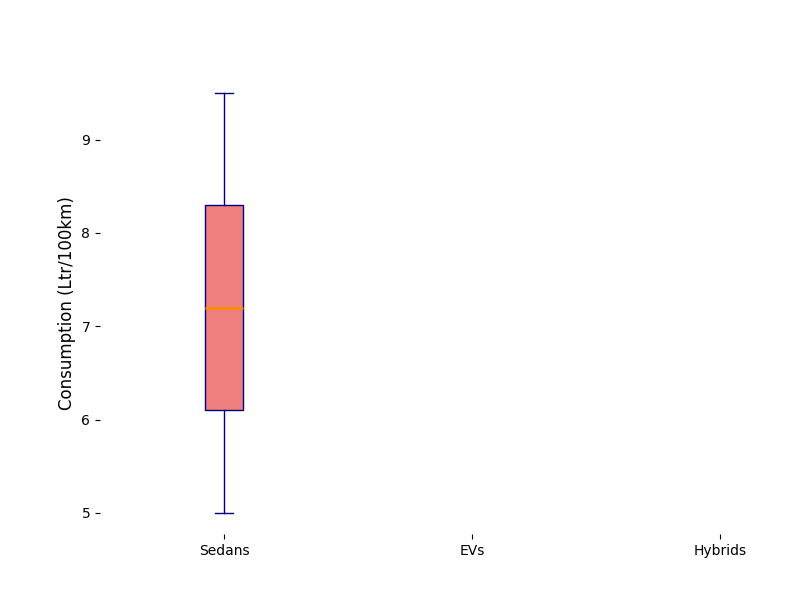

Write the Python code that produced this figure.
import matplotlib.pyplot as plt

# Data groups
sedans = [9.5, 9.2, 8.9, 8.7, 8.5, 8.3, 8.0, 7.8, 7.6, 7.4, 7.2, 7.0, 6.8, 6.5, 6.3, 6.1, 5.9, 5.7, 5.5, 5.3, 5.0]
evs = [18.0, 17.5, 17.0, 16.5, 16.0, 15.5, 15.0, 14.5, 14.0, 13.5, 13.0, 12.5, 12.0, 11.5, 11.0, 10.5, 10.0, 9.5, 9.0, 8.5, 8.0]
hybrids = [6.0, 5.8, 5.6, 5.5, 5.3, 5.1, 5.0, 4.8, 4.7, 4.5, 4.3, 4.2, 4.0, 3.9, 3.8, 3.6, 3.5, 3.4, 3.2, 3.1, 3.0]

plt.figure(figsize=(8, 6))
plt.boxplot(sedans, vert=True, patch_artist=True, 
            boxprops=dict(facecolor='lightcoral', color='navy'),
            whiskerprops=dict(color='navy'),
            capprops=dict(color='navy'),
            medianprops=dict(color='darkorange', linewidth=2),
            flierprops=dict(markerfacecolor='red', marker='o', markersize=8, linestyle='none'))

plt.ylabel("Consumption (Ltr/100km)", fontsize=12)
plt.xticks(ticks=[1, 2, 3], labels=['Sedans', 'EVs', 'Hybrids'])

plt.gca().spines['top'].set_visible(False)
plt.gca().spines['right'].set_visible(False)
plt.gca().spines['left'].set_visible(False)
plt.gca().spines['bottom'].set_visible(False)

plt.show()
